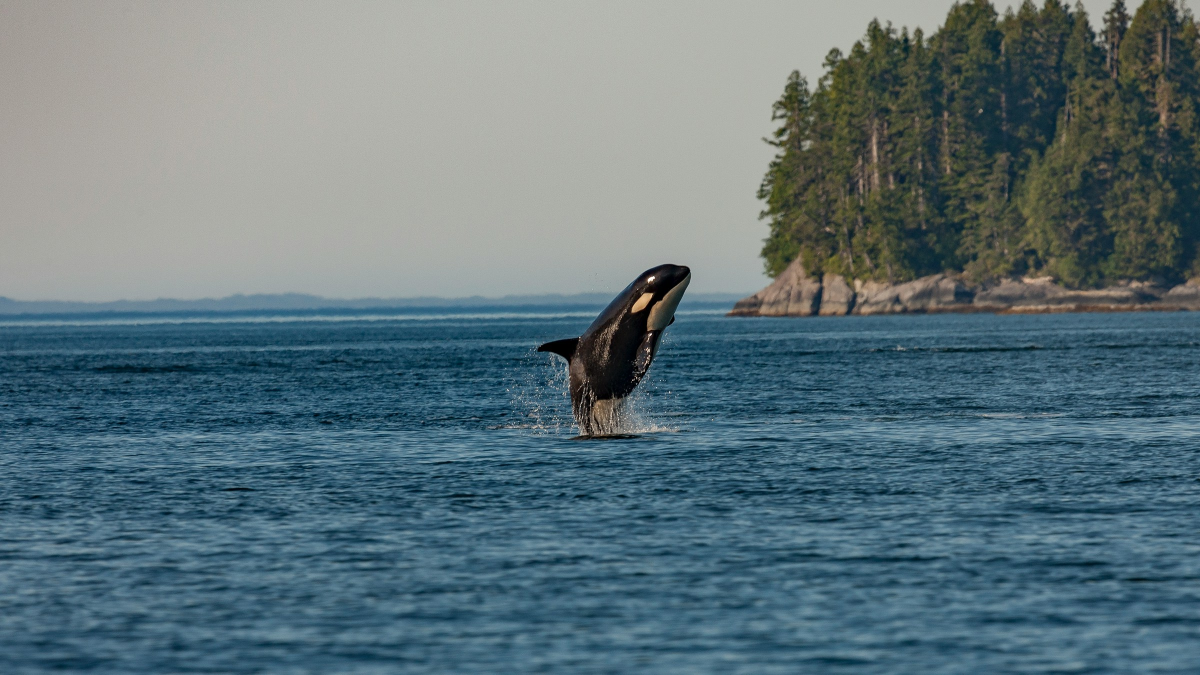
#> input picture orca.jpg, 2400 x 1350 px (shown at 1/2 size)
$ jupyter execute workfile.ipynb
#> lines starting #> are read from the running program, lines starting #| are printed output that depends on the picture
# Image-Transformations
**Name**: Gnanendran N
**Reg.No**: 212223240037
**Slot**: 4E6-1

[cell 1]
import cv2
import numpy as np
import matplotlib.pyplot as plt

[cell 2]
image = cv2.imread('orca.jpg')
#> image is the input picture: shape (1350, 2400, 3); mean B, G, R 122.2, 114.9, 93.6

[cell 3]
image.shape
#> Out = (1350, 2400, 3)

[cell 4]
# Display the images.
plt.imshow(image[:,:,::-1])
plt.title('Original Image')
plt.show()

[cell 5]
# i) Image Translation
tx, ty = 100, 50
M_translation = np.float32([[1, 0, tx], [0, 1, ty]])

translated_image = cv2.warpAffine(image, M_translation, (2500, 1400))

[cell 6]
plt.imshow(translated_image[:,:,::-1])
plt.title("Translated Image")
plt.axis('on')
plt.show()

[cell 7]
# Image Scaling
fx, fy = 2.5, 2.0
scaled_image = cv2.resize(image, None, fx=fx, fy=fy, interpolation=cv2.INTER_LINEAR)
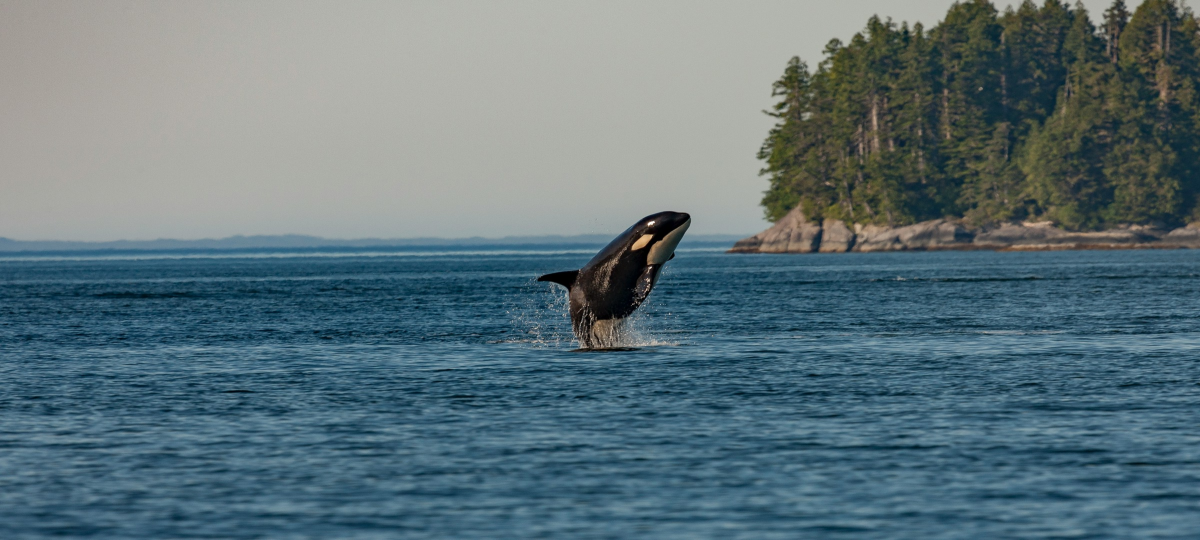
#> scaled_image: shape (2700, 6000, 3) (shown at 1/5 size); mean B, G, R 122.2, 114.8, 93.5

[cell 8]
plt.imshow(scaled_image[:,:,::-1])
plt.title("Scaled Image")
plt.axis('on')
plt.show()

[cell 9]
# Image Shearing
shear_matrix = np.float32([[1, 0.3, 0], [0.3, 1, 0]])
sheared_image = cv2.warpAffine(image, shear_matrix, (2800, 2100))
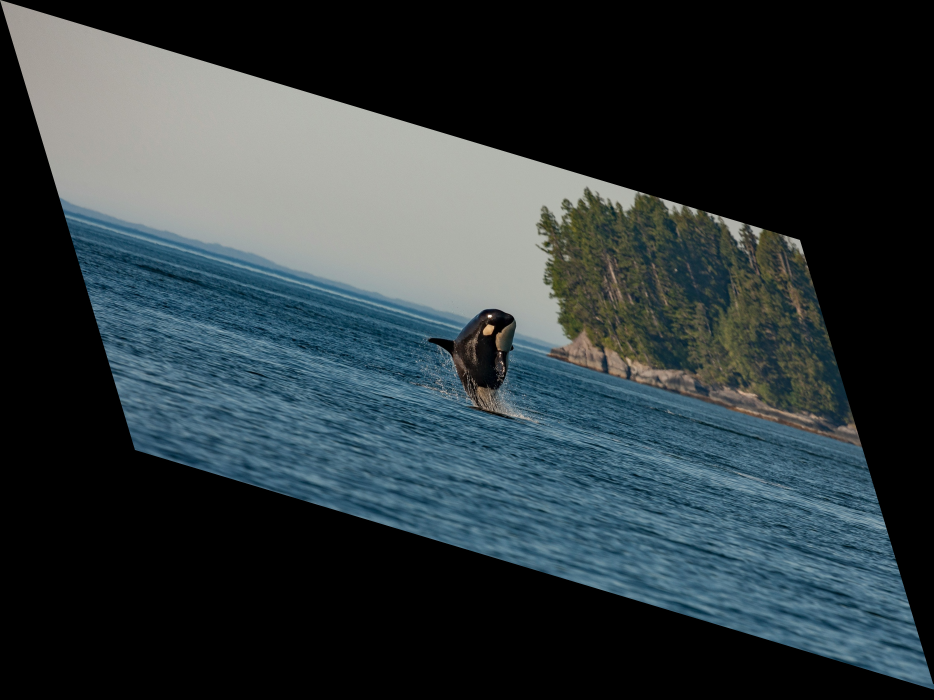
#> sheared_image: shape (2100, 2800, 3) (shown at 1/3 size); mean B, G, R 61.3, 57.6, 46.9

[cell 10]
plt.imshow(sheared_image[:,:,::-1])
plt.title("Sheared Image")
plt.axis('on')
plt.show()

[cell 11]
# Image Reflection
reflected_image = cv2.flip(image, 2)
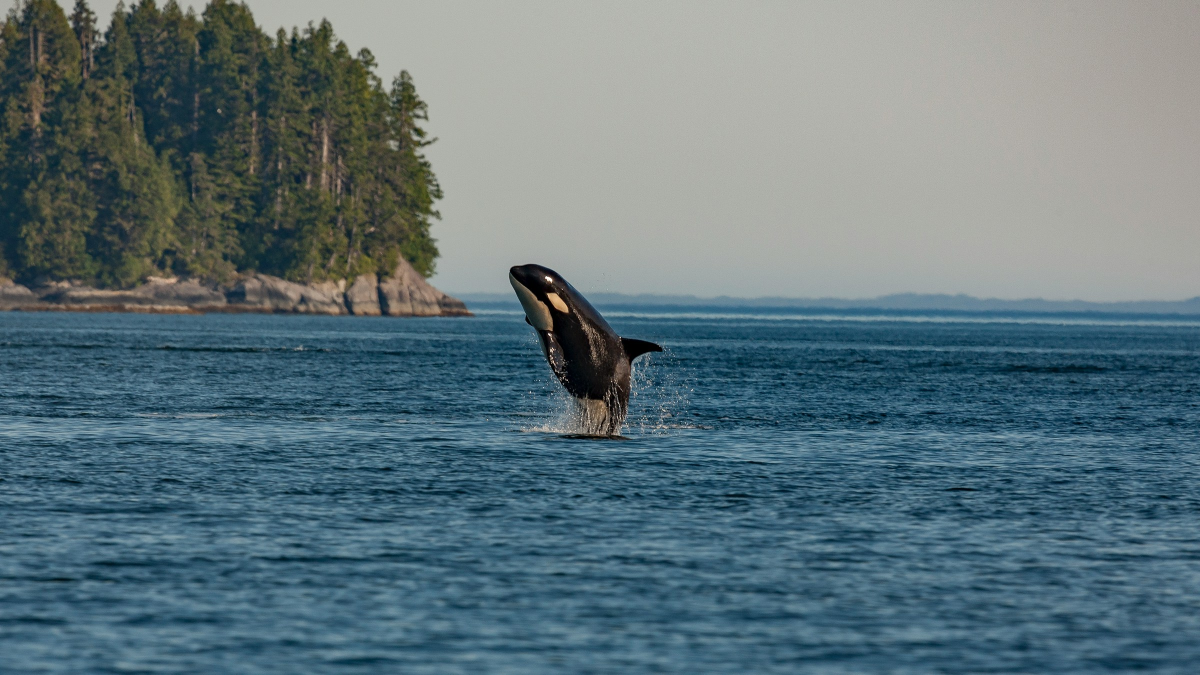
#> reflected_image: shape (1350, 2400, 3) (shown at 1/2 size); mean B, G, R 122.2, 114.9, 93.6

[cell 12]
# Show original image
plt.figure(figsize=(12, 5))

plt.subplot(1, 2, 1)
plt.imshow(image[:, :, ::-1])
plt.title("Original Image")
plt.axis('off')

# Show reflected image
plt.subplot(1, 2, 2)
plt.imshow(reflected_image[:,:,::-1])
plt.title("Reflected Image")
plt.axis('off')

plt.tight_layout()
plt.show()
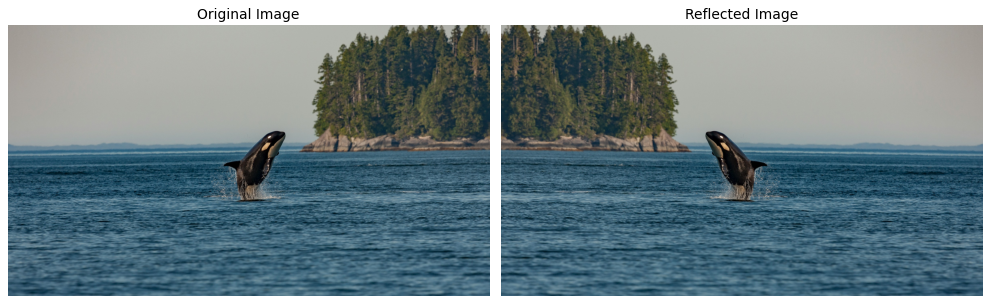
#> figure drawn by matplotlib, 2 panels

[cell 13]
# Image Rotation
(height, width) = image.shape[:2]
#> height = 1350; width = 2400
angle = 35
center = (width // 2, height // 2)
#> center = (1200, 675)
M_rotation = cv2.getRotationMatrix2D(center, angle, 1)

rotated_image = cv2.warpAffine(image, M_rotation, (width, height))
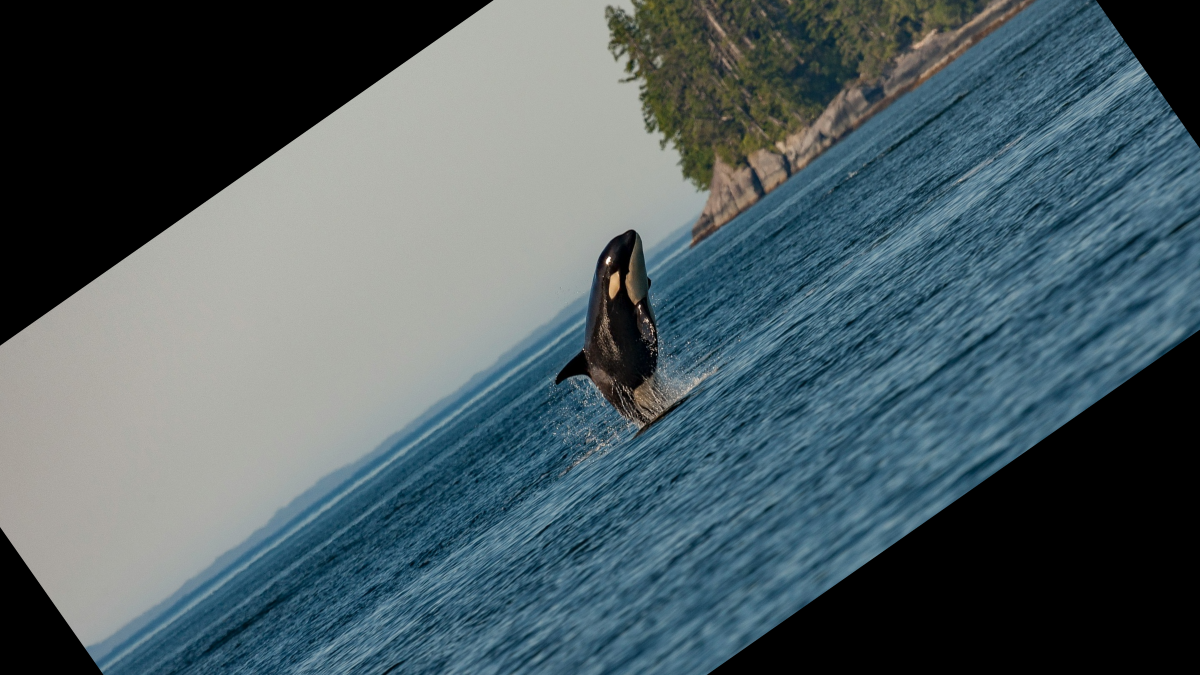
#> rotated_image: shape (1350, 2400, 3) (shown at 1/2 size); mean B, G, R 99.6, 93.8, 77.4

[cell 14]
# Display the rotated image
plt.imshow(cv2.cvtColor(rotated_image, cv2.COLOR_BGR2RGB))
plt.title("Rotated Image")  # Set title
plt.axis('off')

[cell 15]
# Show original image
plt.figure(figsize=(8, 5))

plt.imshow(image[:, :, ::-1])
plt.title("Original Image")
plt.axis('on')

[cell 16]
# Image Cropping
x, y, w, h = 800, 300, 900, 700
cropped_image = image[y:y+h, x:x+w]
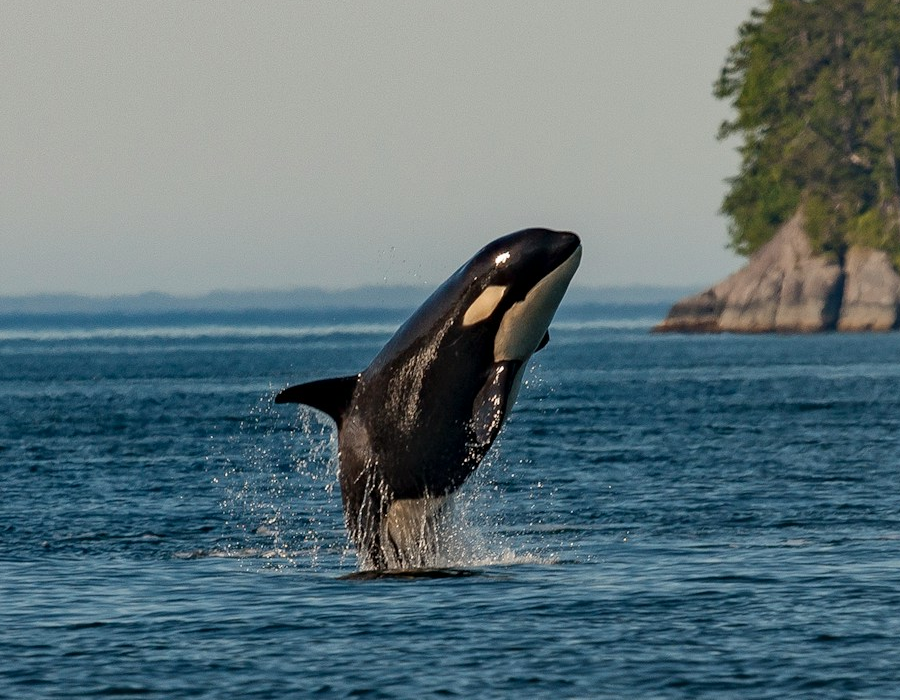
#> cropped_image: shape (700, 900, 3); mean B, G, R 121.4, 115.4, 95.2

# Show cropped image
plt.figure(figsize=(8, 5))
plt.imshow(cropped_image[:,:,::-1])
plt.title("Cropped Image")
plt.axis('on')

plt.tight_layout()
plt.show()
